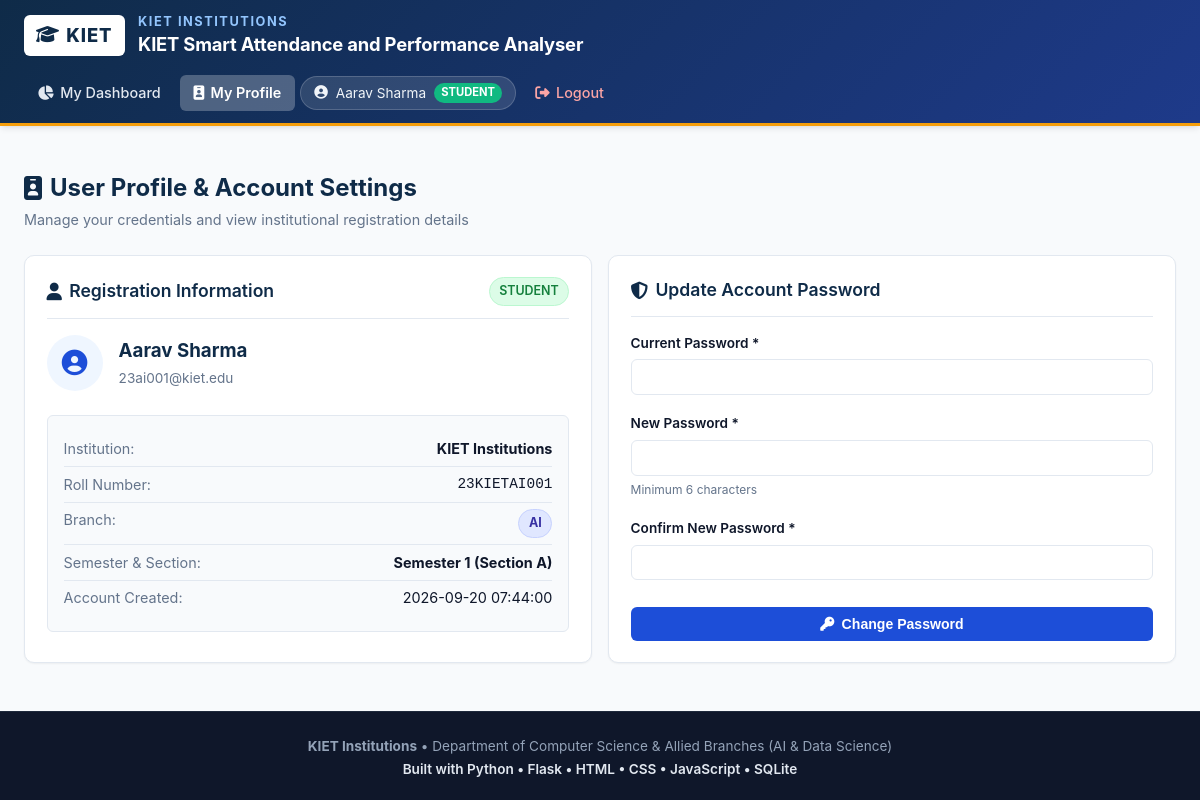
The page /profile (signed in) on the database its author committed.
### tables this page shows
CREATE TABLE users (
        id INTEGER PRIMARY KEY AUTOINCREMENT,
        name TEXT NOT NULL,
        email TEXT UNIQUE NOT NULL,
        password_hash TEXT NOT NULL,
        role TEXT NOT NULL CHECK(role IN ('admin', 'teacher', 'student')),
        branch TEXT,
        semester INTEGER,
        created_at TIMESTAMP DEFAULT CURRENT_TIMESTAMP
    );

CREATE TABLE students (
        id INTEGER PRIMARY KEY AUTOINCREMENT,
        user_id INTEGER UNIQUE NOT NULL,
        roll_number TEXT UNIQUE NOT NULL,
        branch TEXT NOT NULL,
        semester INTEGER NOT NULL DEFAULT 1,
        section TEXT NOT NULL DEFAULT 'A',
        FOREIGN KEY (user_id) REFERENCES users (id) ON DELETE CASCADE
    );

### app.py (the view)
@app.route('/profile')
@login_required
def profile_view():
    user_id = session.get('user_id')
    conn = get_db()
    cursor = conn.cursor()
    cursor.execute("SELECT id, name, email, role, branch, semester, created_at FROM users WHERE id = ?", (user_id,))
    user = cursor.fetchone()
    student_details = None
    if user['role'] == 'student':
        cursor.execute("SELECT roll_number, branch, semester, section FROM students WHERE user_id = ?", (user_id,))
        student_details = cursor.fetchone()
    conn.close()
    return render_template('profile.html', user=user, student_details=student_details, active_page='profile')

### app.py (called while the page is built)
def login_required(f):
    @wraps(f)
    def decorated_function(*args, **kwargs):
        if 'user_id' not in session:
            flash("Please log in to access this page.", "warning")
            return redirect(url_for('login'))
        return f(*args, **kwargs)
    return decorated_function

@app.context_processor
def inject_global_vars():
    return {
        'branches': Config.BRANCHES,
        'branch_codes': Config.BRANCH_CODES,
        'semesters': Config.SEMESTERS
    }

### database.py (called while the page is built)
def get_db():
    conn = sqlite3.connect(Config.DATABASE)
    conn.row_factory = sqlite3.Row
    conn.execute("PRAGMA foreign_keys = ON;")
    return conn

### templates/profile.html (shortened to what this page needs)
{% extends "base.html" %}
{% block content %}
<div class="page-header">
    <div>
        <h1 class="page-title"><i class="fa-solid fa-id-badge"></i> User Profile &amp; Account Settings</h1>
        <p class="page-subtitle">Manage your credentials and view institutional registration details</p>
    </div>
</div>
<div class="form-row">
    <div class="card" style="flex: 1; min-width: 320px;">
        <div class="card-header">
            <h3 class="card-title"><i class="fa-solid fa-user"></i> Registration Information</h3>
            <span class="badge {% if user.role == 'student' %}badge-green{% else %}badge-branch{% endif %}">
                {{ user.role|upper }}
            </span>
        </div>
        <div style="display: flex; align-items: center; gap: 1rem; margin-bottom: 1.5rem;">
            <div style="width: 56px; height: 56px; border-radius: 50%; background: #eff6ff; color: var(--primary-blue); display: flex; align-items: center; justify-content: center; font-size: 1.6rem;">
                <i class="fa-solid fa-circle-user"></i>
            </div>
            <div>
                <h3 style="color: var(--primary-navy); margin-bottom: 0.15rem;">{{ user.name }}</h3>
                <p style="color: var(--text-muted); font-size: 0.85rem;">{{ user.email }}</p>
            </div>
        </div>
        <div style="background: #f8fafc; border: 1px solid var(--border-color); border-radius: var(--radius-sm); padding: 1rem; font-size: 0.9rem;">
            <div style="display: flex; justify-content: space-between; padding: 0.4rem 0; border-bottom: 1px solid var(--border-color);">
                <span style="color: var(--text-muted);">Institution:</span>
                <strong>KIET Institutions</strong>
            </div>
            {% if student_details %}
                <div style="display: flex; justify-content: space-between; padding: 0.4rem 0; border-bottom: 1px solid var(--border-color);">
                    <span style="color: var(--text-muted);">Roll Number:</span>
                    <code>{{ student_details.roll_number }}</code>
                </div>
                <div style="display: flex; justify-content: space-between; padding: 0.4rem 0; border-bottom: 1px solid var(--border-color);">
                    <span style="color: var(--text-muted);">Branch:</span>
                    <span class="badge badge-branch">{{ student_details.branch }}</span>
                </div>
                <div style="display: flex; justify-content: space-between; padding: 0.4rem 0; border-bottom: 1px solid var(--border-color);">
                    <span style="color: var(--text-muted);">Semester &amp; Section:</span>
                    <strong>Semester {{ student_details.semester }} (Section {{ student_details.section }})</strong>
                </div>
            {% endif %}
            <div style="display: flex; justify-content: space-between; padding: 0.4rem 0;">
                <span style="color: var(--text-muted);">Account Created:</span>
                <span>{{ user.created_at }}</span>
            </div>
        </div>
    </div>
    <div class="card" style="flex: 1; min-width: 320px;">
        <div class="card-header">
            <h3 class="card-title"><i class="fa-solid fa-shield-halved"></i> Update Account Password</h3>
        </div>
        <form method="POST" action="{{ url_for('change_password') }}">
            <div class="form-group">
                <label class="form-label" for="current_password">Current Password *</label>
                <input type="password" id="current_password" name="current_password" class="form-control" required>
            </div>
            <div class="form-group">
                <label class="form-label" for="new_password">New Password *</label>
                <input type="password" id="new_password" name="new_password" class="form-control" required minlength="6">
                <span class="form-text">Minimum 6 characters</span>
            </div>
            <div class="form-group">
                <label class="form-label" for="confirm_new_password">Confirm New Password *</label>
                <input type="password" id="confirm_new_password" name="confirm_new_password" class="form-control" required minlength="6">
            </div>
            <button type="submit" class="btn btn-primary" style="width: 100%; margin-top: 0.5rem;">
                <i class="fa-solid fa-key"></i> Change Password
            </button>
        </form>
    </div>
</div>
{% endblock %}

### templates/base.html (shortened to what this page needs)
<!DOCTYPE html>
<html lang="en">
<head>
    <link rel="stylesheet" href="https://cdnjs.cloudflare.com/ajax/libs/font-awesome/6.5.1/css/all.min.css">
    <link rel="stylesheet" href="{{ url_for('static', filename='css/style.css') }}">
</head>
<body>
    <header class="kiet-header">
        <div class="header-container">
            <div class="brand-section">
                <div class="brand-logo-badge">
                    <i class="fa-solid fa-graduation-cap"></i> KIET
                </div>
                <div class="brand-titles">
                    <span class="college-name">KIET Institutions</span>
                    <span class="app-title">KIET Smart Attendance and Performance Analyser</span>
                </div>
            </div>
            <nav class="main-nav">
                <ul class="nav-links" id="navLinks">
                    {% if session.get('user_id') %}
                        {% if session.get('role') in ['admin', 'teacher'] %}
                            <li class="nav-item {% if active_page == 'home' %}active{% endif %}">
                                <a href="{{ url_for('index') }}"><i class="fa-solid fa-house"></i> Home</a>
                            </li>
                            <li class="nav-item {% if active_page == 'dashboard' %}active{% endif %}">
                                <a href="{{ url_for('admin_dashboard') }}"><i class="fa-solid fa-chart-line"></i> Dashboard</a>
                            </li>
                            <li class="nav-item {% if active_page == 'students' %}active{% endif %}">
                                <a href="{{ url_for('students_view') }}"><i class="fa-solid fa-user-graduate"></i> Students</a>
                            </li>
                            <li class="nav-item {% if active_page == 'attendance' %}active{% endif %}">
                                <a href="{{ url_for('attendance_view') }}"><i class="fa-solid fa-clipboard-user"></i> Attendance</a>
                            </li>
                            <li class="nav-item {% if active_page == 'marks' %}active{% endif %}">
                                <a href="{{ url_for('marks_view') }}"><i class="fa-solid fa-award"></i> Marks</a>
                            </li>
                            <li class="nav-item {% if active_page == 'branch_comparison' %}active{% endif %}">
                                <a href="{{ url_for('branch_comparison_view') }}"><i class="fa-solid fa-network-wired"></i> Branch Comparison</a>
                            </li>
                            <li class="nav-item {% if active_page == 'profile' %}active{% endif %}">
                                <a href="{{ url_for('profile_view') }}"><i class="fa-solid fa-id-badge"></i> Profile</a>
                            </li>
                        {% elif session.get('role') == 'student' %}
                            <li class="nav-item {% if active_page == 'student_dashboard' %}active{% endif %}">
                                <a href="{{ url_for('student_dashboard') }}"><i class="fa-solid fa-chart-pie"></i> My Dashboard</a>
                            </li>
                            <li class="nav-item {% if active_page == 'profile' %}active{% endif %}">
                                <a href="{{ url_for('profile_view') }}"><i class="fa-solid fa-id-badge"></i> My Profile</a>
                            </li>
                        {% endif %}
                        <li class="nav-item">
                            <span class="user-badge">
                                <i class="fa-solid fa-circle-user"></i> {{ session.get('user_name', 'User') }}
                                <span class="user-role-tag {% if session.get('role') == 'student' %}student{% endif %}">
                                    {{ session.get('role', 'user') }}
                                </span>
                            </span>
                        </li>
                        <li class="nav-item">
                            <a href="{{ url_for('logout') }}" style="color: #fca5a5;"><i class="fa-solid fa-right-from-bracket"></i> Logout</a>
                        </li>
                    {% endif %}
                </ul>
            </nav>
        </div>
    </header>
    <main class="content-wrapper">
        {% block content %}{% endblock %}
    </main>
    <footer class="kiet-footer">
        <p><strong>KIET Institutions</strong> &bull; Department of Computer Science &amp; Allied Branches (AI &amp; Data Science)</p>
        <p class="footer-highlight">Built with Python • Flask • HTML • CSS • JavaScript • SQLite</p>
    </footer>
</body>
</html>

### rows shown on the page
users: get "Aarav Sharma", get "STUDENT", role "STUDENT", name "Aarav Sharma", email "23ai001@kiet.edu", created_at "2026-09-20 07:44:00"
students: roll_number "23KIETAI001", branch "AI", semester "1", section "A"
